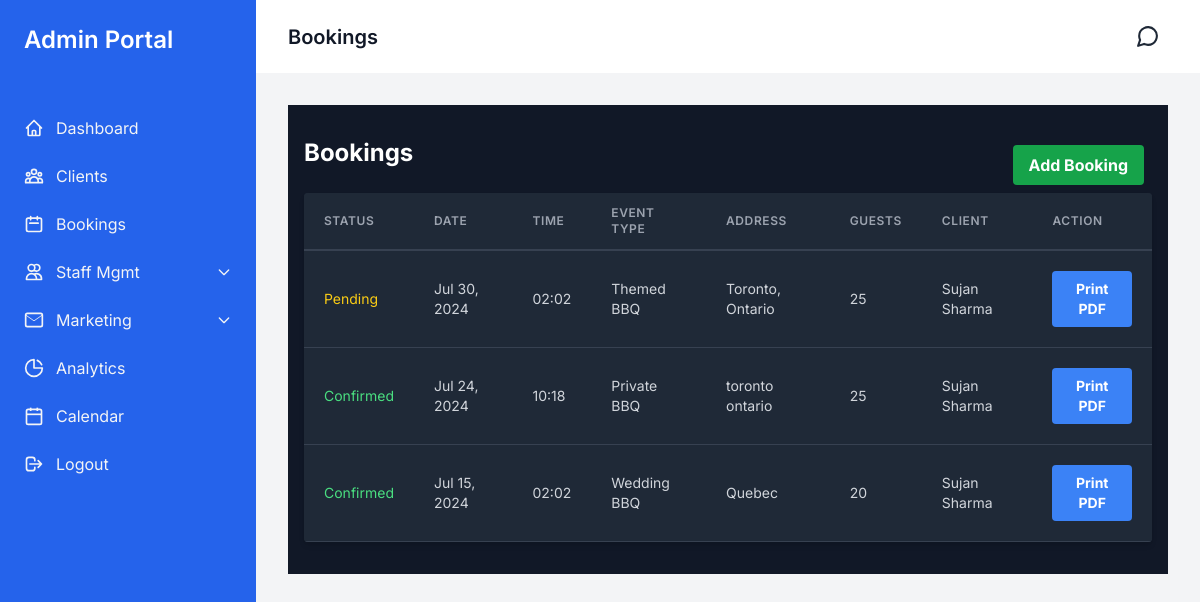
Before: /admin-portal/bookings/ (signed in) with the older database file.
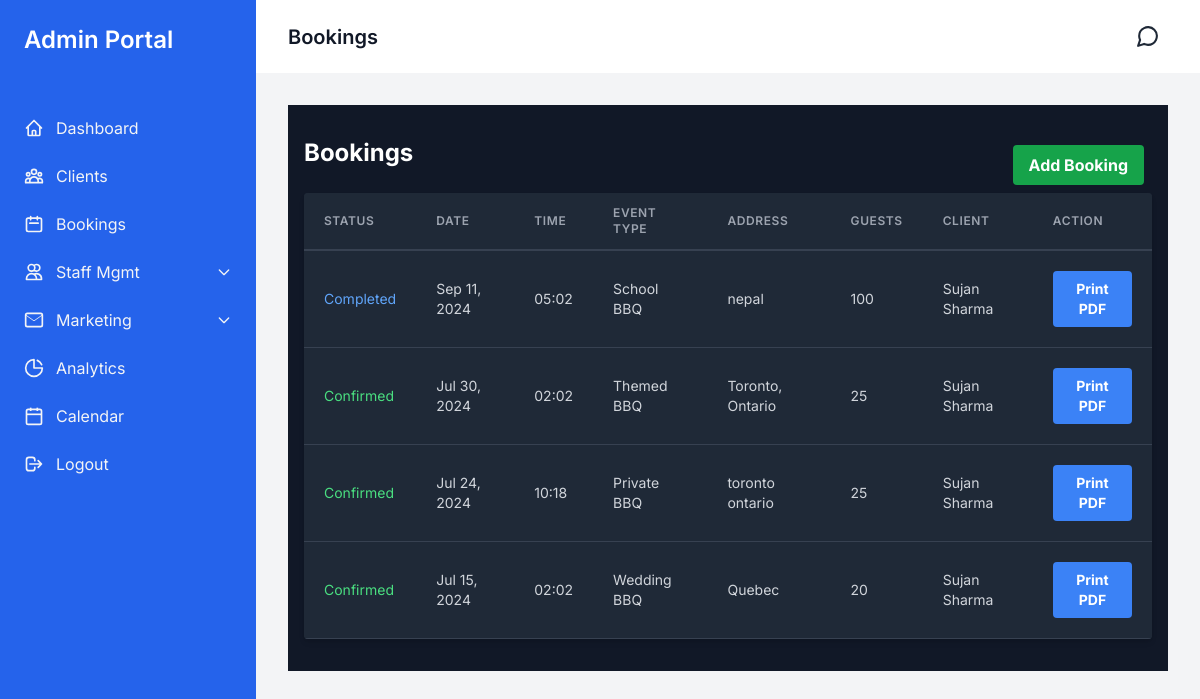
After: the same page with the newer database file.
### accounts/models.py (models this page shows, shortened)
class BBQBooking(models.Model):
    user = models.ForeignKey(settings.AUTH_USER_MODEL, on_delete=models.CASCADE, related_name='bbq_bookings')
    status = models.IntegerField(default=0)  # 0: Pending, 1: Confirmed, 2: Cancelled, 3: Completed
    date = models.DateField()
    time = models.TimeField()
    location = models.CharField(max_length=255)
    guests = models.IntegerField()
    EVENT_TYPES = [
        ('private', 'Private BBQ'),
        ('company', 'Company BBQ'),
        ('wedding', 'Wedding BBQ'),
        ('school', 'School BBQ'),
        ('themed', 'Themed BBQ'),
        ('breakfast', 'Breakfast Catering'),
        ('holiday', 'Holiday Catering'),
    ]
    event_type = models.CharField(max_length=20, choices=EVENT_TYPES, default='private')
    MAIN_DISHES = [
        ('beef', 'Beef'),
        ('chicken', 'Chicken'),
        ('pork', 'Pork'),
        ('fish', 'Fish'),
    ]
    main_dishes = models.JSONField()  # Store as {"beef": 10, "chicken": 5, ...}
    SIDE_DISHES = [
        ('salad', 'Salad'),
        ('corn', 'Corn'),
        ('potatoes', 'Potatoes'),
        ('beans', 'Beans'),
        ('coleslaw', 'Coleslaw'),
    ]
    side_dishes = models.JSONField()  # Store as {"salad": 15, "corn": 10, ...}
    DESSERTS = [
        ('ice_cream', 'Ice Cream'),
        ('fruit', 'Fruit'),
    ]
    desserts = models.JSONField()  # Store as {"ice_cream": 20, "fruit": 10}
    drinks = models.IntegerField()  # Total number of drinks (same as guests)

class CustomUser(AbstractUser):
    email = models.EmailField(_('email address'), unique=True)
    contact_number = models.CharField(max_length=15)
    address = models.TextField(blank=True)
    username = models.CharField(max_length=150, unique=True, blank=True)
    USERNAME_FIELD = 'email'
    REQUIRED_FIELDS = ['first_name', 'last_name', 'contact_number']
    objects = CustomUserManager()

### admin_portal/views.py (the view)
# urls.py: path('bookings/', views.booking_list, name='admin_booking_list'),
@staff_member_required
def booking_list(request):
    bookings = BBQBooking.objects.all().order_by('-date')
    return render(request, 'bookings.html', {'bookings': bookings})

### admin_portal/templates/bookings.html (shortened to what this page needs)
{% extends "admin_base.html" %}
{% load static %}
{% block admin_content %}
<div class="container mx-auto px-4 py-8 bg-gray-900 text-gray-300">
    <div class="flex flex-row justify-between">
        <h1 class="text-2xl font-bold mb-6 text-white">
            {% block header_title %}Bookings{%endblock %}
        </h1>
        <button class="bg-green-600 hover:bg-blue-700 text-white font-bold py-2 px-4 m-2 rounded"
            onclick="window.location.href='/admin-portal/add-booking/';">
            Add Booking
        </button>
    </div>
    <div class="overflow-x-auto bg-gray-800 shadow-md rounded">
        <table class="min-w-full leading-normal">
            <thead>
                <tr>
                    <th
                        class="px-5 py-3 border-b-2 border-gray-700 bg-gray-800 text-left text-xs font-semibold text-gray-400 uppercase tracking-wider">
                        Status
                    </th>
                    <th
                        class="px-5 py-3 border-b-2 border-gray-700 bg-gray-800 text-left text-xs font-semibold text-gray-400 uppercase tracking-wider">
                        Date
                    </th>
                    <th
                        class="px-5 py-3 border-b-2 border-gray-700 bg-gray-800 text-left text-xs font-semibold text-gray-400 uppercase tracking-wider">
                        Time
                    </th>
                    <th
                        class="px-5 py-3 border-b-2 border-gray-700 bg-gray-800 text-left text-xs font-semibold text-gray-400 uppercase tracking-wider">
                        Event Type
                    </th>
                    <th
                        class="px-5 py-3 border-b-2 border-gray-700 bg-gray-800 text-left text-xs font-semibold text-gray-400 uppercase tracking-wider">
                        Address
                    </th>
                    <th
                        class="px-5 py-3 border-b-2 border-gray-700 bg-gray-800 text-left text-xs font-semibold text-gray-400 uppercase tracking-wider">
                        Guests
                    </th>
                    <th
                        class="px-5 py-3 border-b-2 border-gray-700 bg-gray-800 text-left text-xs font-semibold text-gray-400 uppercase tracking-wider">
                        Client
                    </th>
                    <th
                        class="px-5 py-3 border-b-2 border-gray-700 bg-gray-800 text-left text-xs font-semibold text-gray-400 uppercase tracking-wider">
                        Action
                    </th>
                </tr>
            </thead>
            <tbody>
                {% for booking in bookings %}
                <tr class="hover:bg-gray-700 bg-gray-800 transition-colors duration-200 cursor-pointer booking-item"
                    data-booking-id="{{ booking.id }}">
                    <td class="px-5 py-5 border-b border-gray-700 text-sm">
                        {% if booking.status == 0 %}
                        <span class="text-yellow-400">Pending</span>
                        {% elif booking.status == 1 %}
                        <span class="text-green-400">Confirmed</span>
                        {% elif booking.status == 2 %}
                        <span class="text-red-400">Cancelled</span>
                        {% else %}
                        <span class="text-blue-400">Completed</span>
                        {% endif %}
                    </td>
                    <td class="px-5 py-5 border-b border-gray-700 text-sm">
                        {{ booking.date|date:"M d, Y" }}
                    </td>
                    <td class="px-5 py-5 border-b border-gray-700 text-sm">
                        {{ booking.time|time:"H:i" }}
                    </td>
                    <td class="px-5 py-5 border-b border-gray-700 text-sm">
                        {{ booking.get_event_type_display }}
                    </td>
                    <td class="px-5 py-5 border-b border-gray-700 text-sm">
                        {{ booking.location }}
                    </td>
                    <td class="px-5 py-5 border-b border-gray-700 text-sm">
                        {{ booking.guests }}
                    </td>
                    <td class="px-5 py-5 border-b border-gray-700 text-sm">
                        {{ booking.user.first_name }} {{ booking.user.last_name }}
                    </td>
                    <td class="px-5 py-5 border-b border-gray-700 bg-gray-800 text-sm">
                        <button onclick="printBookingPDF(event, {{ booking.id }})"
                            class="bg-blue-500 hover:bg-blue-600 text-white font-bold py-2 px-4 rounded">
                            Print PDF
                        </button>
                    </td>
                </tr>
                {% empty %}
                <tr>
                    <td colspan="7" class="px-5 py-5 border-b border-gray-700 bg-gray-800 text-sm text-center">
                        No bookings found.
                    </td>
                </tr>
                {% endfor %}
            </tbody>
        </table>
    </div>
</div>
{% endblock %}

### admin_portal/templates/admin_base.html (shortened to what this page needs)
{% load static %}
<!DOCTYPE html>
<html lang="en">
<head>
    <script src="https://cdn.tailwindcss.com"></script>
</head>
<body class="bg-gray-100 dark:bg-gray-900 text-gray-800 dark:text-gray-200">
    <div class="flex h-screen overflow-hidden">
        <aside id="sidebar"
            class="bg-blue-600 dark:bg-gray-800 text-white w-64 min-h-screen overflow-y-auto transition-all duration-300 ease-in-out transform -translate-x-full md:translate-x-0">
            <div class="p-6">
                <h2 class="text-2xl font-semibold">Admin Portal</h2>
            </div>
            <nav class="mt-6">
                <a href="{% url 'admin_dashboard' %}"
                    class="flex items-center px-6 py-3 text-gray-100 hover:bg-indigo-600 transition-colors duration-200">
                    <svg class="h-5 w-5 mr-3" fill="none" viewBox="0 0 24 24" stroke="currentColor">
                        <path stroke-linecap="round" stroke-linejoin="round" stroke-width="2"
                            d="M3 12l2-2m0 0l7-7 7 7M5 10v10a1 1 0 001 1h3m10-11l2 2m-2-2v10a1 1 0 01-1 1h-3m-6 0a1 1 0 001-1v-4a1 1 0 011-1h2a1 1 0 011 1v4a1 1 0 001 1m-6 0h6" />
                    </svg>
                    Dashboard
                </a>
                <a href="{% url 'admin_client_list' %}"
                    class="flex items-center px-6 py-3 text-gray-100 hover:bg-indigo-600 transition-colors duration-200">
                    Clients
                </a>
                <a href="{% url 'admin_booking_list' %}"
                    class="flex items-center px-6 py-3 text-gray-100 hover:bg-indigo-600 transition-colors duration-200">
                    <svg class="h-5 w-5 mr-3" fill="none" viewBox="0 0 24 24" stroke="currentColor">
                        <path stroke-linecap="round" stroke-linejoin="round" stroke-width="2"
                            d="M8 7V3m8 4V3m-9 8h10M5 21h14a2 2 0 002-2V7a2 2 0 00-2-2H5a2 2 0 00-2 2v12a2 2 0 002 2z" />
                    </svg>
                    Bookings
                </a>
                <div class="relative">
                    <button id="staff-dropdown" class="w-full flex items-center justify-between px-6 py-3 text-gray-100 hover:bg-indigo-600 transition-colors duration-200">
                        <span class="flex items-center">
                            <svg class="h-5 w-5 mr-3" fill="none" viewbox="0 0 24 24" stroke="currentColor">
                                <path stroke-linecap="round" stroke-linejoin="round" stroke-width="2" d="M12 4.354a4 4 0 110 5.292M15 21H3v-1a6 6 0 0112 0v1zm0 0h6v-1a6 6 0 00-9-5.197M13 7a4 4 0 11-8 0 4 4 0 018 0z"></path>
                            </svg>
                            Staff Mgmt
                        </span>
                        <svg class="h-4 w-4 transition-transform duration-200" fill="none" viewbox="0 0 24 24" stroke="currentColor">
                            <path stroke-linecap="round" stroke-linejoin="round" stroke-width="2" d="M19 9l-7 7-7-7"></path>
                        </svg>
                    </button>
                </div>
                <div class="relative">
                    <button id="marketing-dropdown"
                        class="w-full flex items-center justify-between px-6 py-3 text-gray-100 hover:bg-indigo-600 transition-colors duration-200">
                        <span class="flex items-center">
                            <svg  class="h-5 w-5 mr-3"  fill="none" viewBox="0 0 24 24" stroke="currentColor">
                                <path stroke-linecap="round" stroke-linejoin="round" stroke-width="2" d="M4 4h16c1.1 0 2 .9 2 2v12c0 1.1-.9 2-2 2H4c-1.1 0-2-.9-2-2V6c0-1.1.9-2 2-2z"></path>
                                <polyline points="22,6 12,13 2,6"></polyline>
                            </svg>
                            Marketing
                        </span>
                        <svg class="h-4 w-4 transition-transform duration-200" fill="none" viewBox="0 0 24 24" stroke="currentColor">
                            <path stroke-linecap="round" stroke-linejoin="round" stroke-width="2" d="M19 9l-7 7-7-7" />
                        </svg>
                    </button>
                </div>
                <a href="{% url 'admin_analytics' %}"
                    class="flex items-center px-6 py-3 text-gray-100 hover:bg-indigo-600 transition-colors duration-200">
                    <svg class="h-5 w-5 mr-3" fill="none" viewBox="0 0 24 24" stroke="currentColor">
                        <path  stroke-linecap="round" stroke-linejoin="round" stroke-width="2" d="M12 2a10 10 0 1 0 10 10H12V2zM21.18 8.02c-1-2.3-2.85-4.17-5.16-5.18"/>
                    </svg>
                    Analytics
                </a>
                <a href="{% url 'admin_calendar' %}"
                    class="flex items-center px-6 py-3 text-gray-100 hover:bg-indigo-600 transition-colors duration-200">
                    Calendar
                </a>
                <a href="{% url 'logout' %}"
                    class="flex items-center px-6 py-3 text-gray-100 hover:bg-indigo-600 transition-colors duration-200">
                    <svg class="h-5 w-5 mr-3" fill="none" viewBox="0 0 24 24" stroke="currentColor">
                        <path stroke-linecap="round" stroke-linejoin="round" stroke-width="2"
                            d="M17 16l4-4m0 0l-4-4m4 4H7m6 4v1a3 3 0 01-3 3H6a3 3 0 01-3-3V7a3 3 0 013-3h4a3 3 0 013 3v1" />
                    </svg>
                    Logout
                </a>
            </nav>
        </aside>
        <div class="flex-1 flex flex-col overflow-hidden">
            <header class="bg-white dark:bg-gray-800 shadow">
                <div class="max-w-7xl mx-auto px-4 sm:px-6 lg:px-8 py-4 flex justify-between items-center">
                    <div>
                        <h1 class="text-xl font-semibold text-gray-900 dark:text-white">
                            {% block header_title %}Dashboard{%endblock %}
                        </h1>
                    </div>
                    <div class="relative">
                        <div id="messaging-center" class="cursor-pointer hover:bg-blue-500 p-2 rounded-full transition-colors duration-200">
                        </div>
                    </div>
                </div>
            </header>
            <main class="flex-1 overflow-x-hidden overflow-y-auto bg-gray-100 dark:bg-gray-900">
                <div class="max-w-7xl mx-auto px-4 sm:px-6 lg:px-8 py-8">
                    {% block admin_content %}
                    {% endblock %}
                </div>
            </main>
        </div>
    </div>
</body>
</html>

### admin_portal/templates/admin_base.html (style rules this page uses)
body { font-family: 'Inter', sans-serif; }

Changed rows visible on the page:
added BBQBooking: status "Completed", date "Sep 11, 2024", time "05:02", event_type "School BBQ", location "nepal", guests "100", user.first_name "Sujan", user.last_name "Sharma"
changed BBQBooking "Jul 30, 2024": status "Pending" → "Confirmed"
